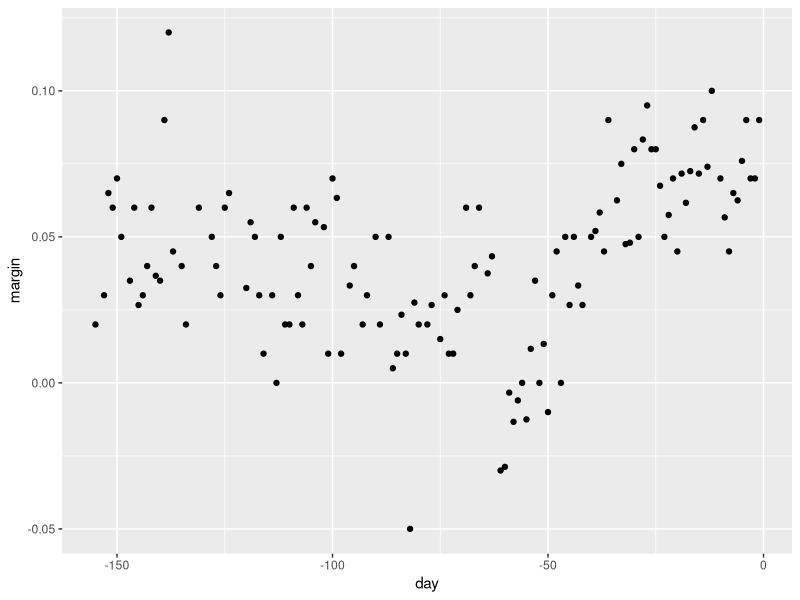
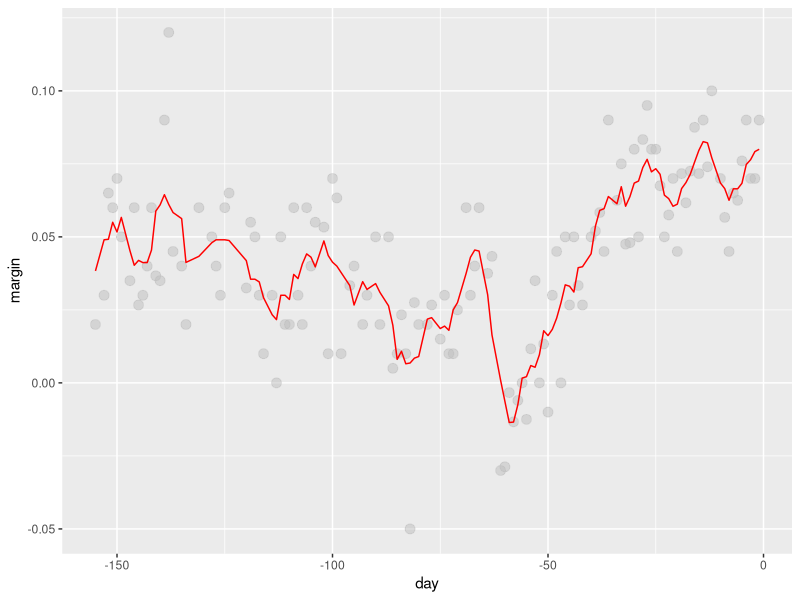
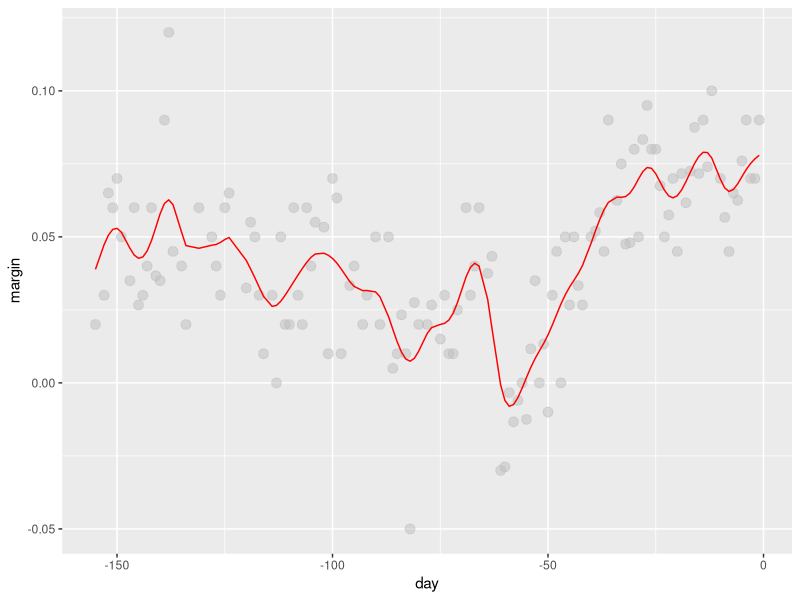
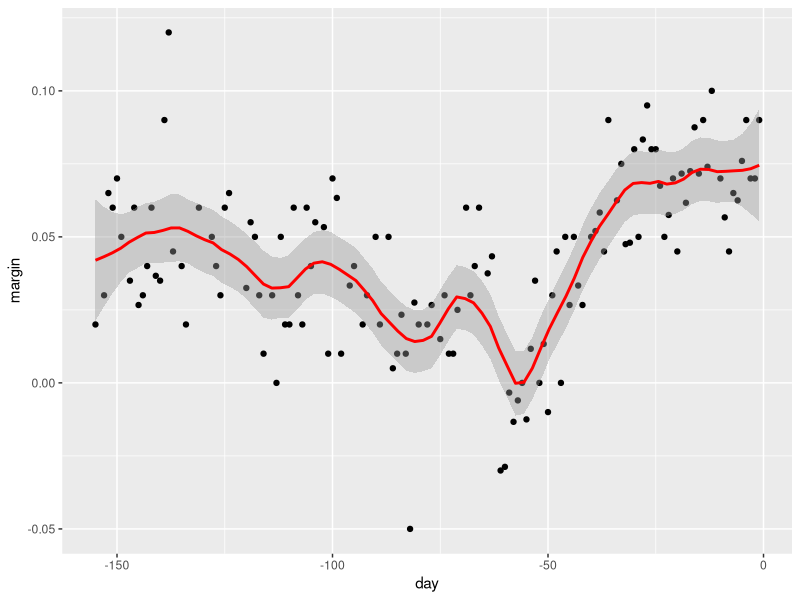

The R source for these figures, in order:
library(dslabs)
library(caret)
library(tidyverse)
data("polls_2008")
qplot(day, margin, data = polls_2008)

# bin smoothers
span <- 7 
fit <- with(polls_2008,ksmooth(day, margin, x.points = day, kernel="box", bandwidth =span))
polls_2008 %>% mutate(smooth = fit$y) %>%
  ggplot(aes(day, margin)) +
  geom_point(size = 3, alpha = .5, color = "grey") + 
  geom_line(aes(day, smooth), color="red")

# kernel
span <- 7
fit <- with(polls_2008, ksmooth(day, margin,  x.points = day, kernel="normal", bandwidth = span))
polls_2008 %>% mutate(smooth = fit$y) %>%
  ggplot(aes(day, margin)) +
  geom_point(size = 3, alpha = .5, color = "grey") + 
  geom_line(aes(day, smooth), color="red")

polls_2008 %>% ggplot(aes(day, margin)) +
  geom_point() + 
  geom_smooth(color="red", span = 0.15, method = "loess", method.args = list(degree=1))
